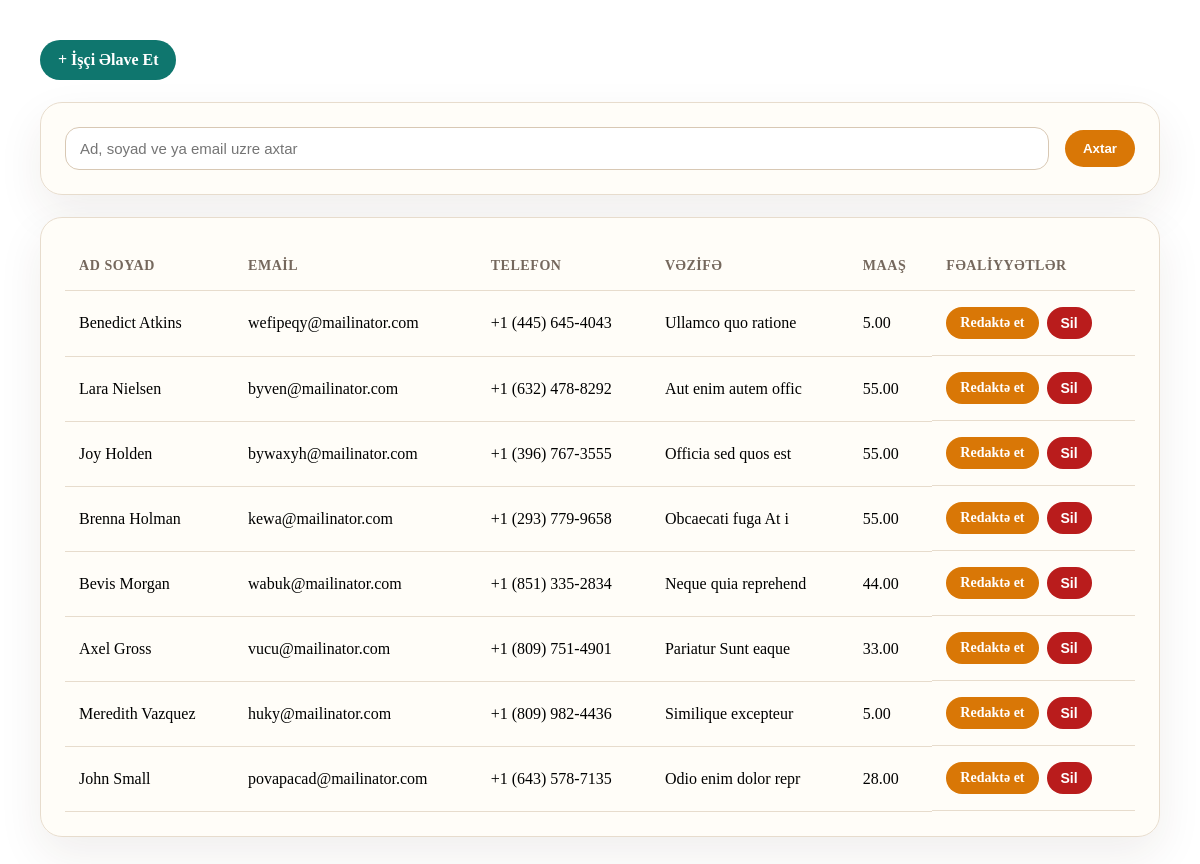
The page / on the database its author committed.
### tables this page shows
CREATE TABLE `employees` (
  `id` int(11) NOT NULL,
  `first_name` varchar(20) NOT NULL,
  `last_name` varchar(20) NOT NULL,
  `email` varchar(30) NOT NULL,
  `phone` varchar(20) NOT NULL,
  `position` varchar(50) NOT NULL,
  `salary` decimal(8,2) NOT NULL,
  `created_at` timestamp NOT NULL DEFAULT current_timestamp()
);

### controllers/EmployeeController.php (called while the page is built, shortened)
<?php
require_once "models/Employee.php";
class EmployeeController {
    private $employeeModel;
    public function __construct()
    {
        $this->employeeModel = new Employee();
    }
    public function index() {
        $search = trim($_GET['search'] ?? '');
        $page = max(1, (int) ($_GET['page'] ?? 1));
        $limit = 10;
        $result = $this->employeeModel->paginate($search, $page, $limit);
        require __DIR__ . '/../views/employees/list.php';
    }
}

### config/config.php (called while the page is built, shortened)
<?php
function e(?string $value): string
{
    return htmlspecialchars((string) $value, ENT_QUOTES, 'UTF-8');
}

### config/Database.php (called while the page is built)
<?php
final class Database
{
    private static ?PDO $connection = null;
    public static function connect(): PDO
    {
        if (self::$connection === null) {
            $host = "localhost";
            $user = "root";
            $pass = "";
            $dbname = "maffin_task";
            $charset = "utf8mb4";
            $dsn = "mysql:host=$host;dbname=$dbname;charset=$charset";
            try {
                self::$connection = new PDO($dsn, $user, $pass, [
                    PDO::ATTR_ERRMODE => PDO::ERRMODE_EXCEPTION,
                    PDO::ATTR_DEFAULT_FETCH_MODE => PDO::FETCH_ASSOC,
                    PDO::ATTR_EMULATE_PREPARES => false,
                ]);
            } catch (PDOException $e) {
                die("Verilənlər bazasına qoşulma uğursuz oldu: " . $e->getMessage());
            }
        }
        return self::$connection;
    }
}

### models/Employee.php (called while the page is built, shortened)
<?php
require_once __DIR__ . '/../config/Database.php';
class Employee
{
    private $pdo;
    public function __construct()
    {
        $this->pdo = Database::connect();
    }
    public function paginate($search = null, $page = 1, $limit = 10)
    {
        $offset = ($page - 1) * $limit;
        $params = [];
        $whereClause = " WHERE 1";
        $countSql = "SELECT COUNT(*) FROM employees" . $whereClause;
        $countStmt = $this->pdo->prepare($countSql);
        $countStmt->execute();
        $total = (int) $countStmt->fetchColumn();
        $sql = "SELECT * FROM employees" . $whereClause . " ORDER BY id DESC LIMIT :limit OFFSET :offset";
        $stmt = $this->pdo->prepare($sql);
        $stmt->bindValue(':limit', (int) $limit, PDO::PARAM_INT);
        $stmt->bindValue(':offset', (int) $offset, PDO::PARAM_INT);
        $stmt->execute();
        return [
            'data' => $stmt->fetchAll(PDO::FETCH_ASSOC),
            'total' => $total,
            'pages' => max(1, (int) ceil($total / $limit)),
            'current_page' => $page,
        ];
    }
}

### views/employees/list.php (the view, shortened to what this page needs)
<?php
require __DIR__ . '/../layouts/header.php';
$employees = $result['data'];
?>
<div class="card">
    <form method="GET" action="index.php" class="search-form">
        <input type="text" name="search" value="<?= e($search); ?>" placeholder="Ad, soyad ve ya email uzre axtar">
        <button class="btn btn-secondary" type="submit">Axtar</button>
    </form>
</div>
<div class="card">
    <div class="table-wrapper">
        <table>
            <thead>
                <tr>
                    <th>Ad Soyad</th>
                    <th>Email</th>
                    <th>Telefon</th>
                    <th>Vəzifə</th>
                    <th>Maaş</th>
                    <th>Fəaliyyətlər</th>
                </tr>
            </thead>
            <tbody>
                <?php if ($employees === []): ?>
                    <tr>
                        <td colspan="6" class="empty-state">Məlumat tapılmadı.</td>
                    </tr>
                <?php else: ?>
                    <?php foreach ($employees as $employee): ?>
                        <tr>
                            <td><?= e($employee['first_name'] . ' ' . $employee['last_name']); ?></td>
                            <td><?= e($employee['email']); ?></td>
                            <td><?= e($employee['phone']); ?></td>
                            <td><?= e($employee['position']); ?></td>
                            <td><?= e(number_format((float) $employee['salary'], 2)); ?></td>
                            <td class="actions">
                                <a class="btn btn-small btn-secondary"
                                    href="index.php?action=edit&id=<?= (int) $employee['id']; ?>">Redaktə et</a>
                                <form method="POST" action="index.php?action=delete&id=<?= (int) $employee['id']; ?>"
                                    onsubmit="return confirm('Seçilmiş əməkdaş silinsin?');">
                                    <button class="btn btn-small btn-danger" type="submit">Sil</button>
                                </form>
                            </td>
                        </tr>
                    <?php endforeach; ?>
                <?php endif; ?>
            </tbody>
        </table>
    </div>
</div>
<?php require __DIR__ . '/../layouts/footer.php'; ?>

### index.php (shortened to what this page needs)
<?php
require_once __DIR__ . '/config/config.php';
require_once __DIR__ . '/controllers/EmployeeController.php';
$controller = new EmployeeController();
$action = $_GET['action'] ?? 'list';
switch ($action) {
    default:
        $controller->index();
        break;
}

### views/layouts/header.php (shortened to what this page needs)
<!DOCTYPE html>
<html lang="az">
<head>
    <link rel="stylesheet" href="public/assets/css/styles.css">
</head>
<body>
<div class="container">
    <div class="topbar">
        <a class="btn btn-primary" href="index.php?action=create">+ İşçi Əlave Et</a>
    </div>

### views/layouts/footer.php
    </div>
</body>
</html>

### public/assets/css/styles.css (style rules this page uses)
:root { --bg: #f4efe7; --surface: #fffdf8; --surface-strong: #ffffff; --muted: #75685d; --primary: #0f766e; --primary-dark: #115e59; --secondary: #d97706; --danger: #b91c1c; --border: #e7dccd; --shadow: 0 18px 45px rgba(59, 42, 24, 0.08); }
* { margin: 0; padding: 0; box-sizing: border-box; }
.container { width: min(1120px, calc(100% - 32px)); margin: 40px auto; }
.topbar, .form-heading, .search-form, .actions, .pagination { display: flex; align-items: center; }
.topbar, .form-heading, .search-form { justify-content: space-between; gap: 16px; }
.card { background: rgba(255, 253, 248, 0.9); border: 1px solid var(--border); border-radius: 22px; box-shadow: var(--shadow); padding: 24px; margin: 22px 0; backdrop-filter: blur(8px); }
.search-form input, .employee-form input { width: 100%; border: 1px solid #d8c8b4; border-radius: 14px; padding: 12px 14px; font-size: 15px; background: #fff; }
.search-form { flex-wrap: wrap; }
.search-form input { flex: 1 1 320px; }
.btn { display: inline-flex; align-items: center; justify-content: center; border: 0; border-radius: 999px; padding: 11px 18px; text-decoration: none; cursor: pointer; transition: 0.2s ease; font-weight: 700; }
.btn-primary { color: #fff; background: var(--primary); }
.btn-secondary { color: #fff; background: var(--secondary); }
.btn-danger { color: #fff; background: var(--danger); }
.btn-small { padding: 8px 14px; font-size: 14px; }
.table-wrapper { overflow-x: auto; }
table { width: 100%; border-collapse: collapse; }
th, td { padding: 16px 14px; text-align: left; border-bottom: 1px solid var(--border); }
th { color: var(--muted); font-size: 14px; text-transform: uppercase; letter-spacing: 0.04em; }
.actions { gap: 8px; }
.actions form { margin: 0; }

### rows shown on the page
employees: first_name+last_name "Benedict Atkins", email "wefipeqy@mailinator.com", phone "+1 (445) 645-4043", position "Ullamco quo ratione", salary "5.00"
employees: first_name+last_name "Lara Nielsen", email "byven@mailinator.com", phone "+1 (632) 478-8292", position "Aut enim autem offic", salary "55.00"
employees: first_name+last_name "Joy Holden", email "bywaxyh@mailinator.com", phone "+1 (396) 767-3555", position "Officia sed quos est", salary "55.00"
employees: first_name+last_name "Brenna Holman", email "kewa@mailinator.com", phone "+1 (293) 779-9658", position "Obcaecati fuga At i", salary "55.00"
employees: first_name+last_name "Bevis Morgan", email "wabuk@mailinator.com", phone "+1 (851) 335-2834", position "Neque quia reprehend", salary "44.00"
employees: first_name+last_name "Axel Gross", email "vucu@mailinator.com", phone "+1 (809) 751-4901", position "Pariatur Sunt eaque", salary "33.00"
employees: first_name+last_name "Meredith Vazquez", email "huky@mailinator.com", phone "+1 (809) 982-4436", position "Similique excepteur", salary "5.00"
employees: first_name+last_name "John Small", email "povapacad@mailinator.com", phone "+1 (643) 578-7135", position "Odio enim dolor repr", salary "28.00"
